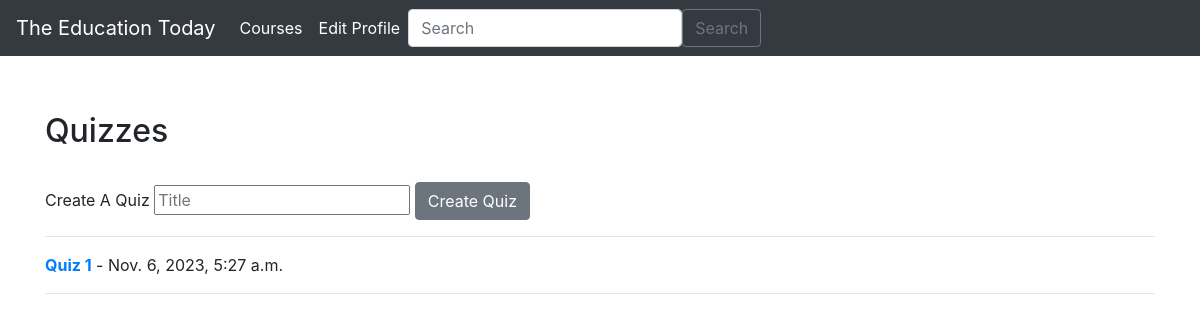
/teachers/quiz_list/1/, run on an earlier commit of the app's database.
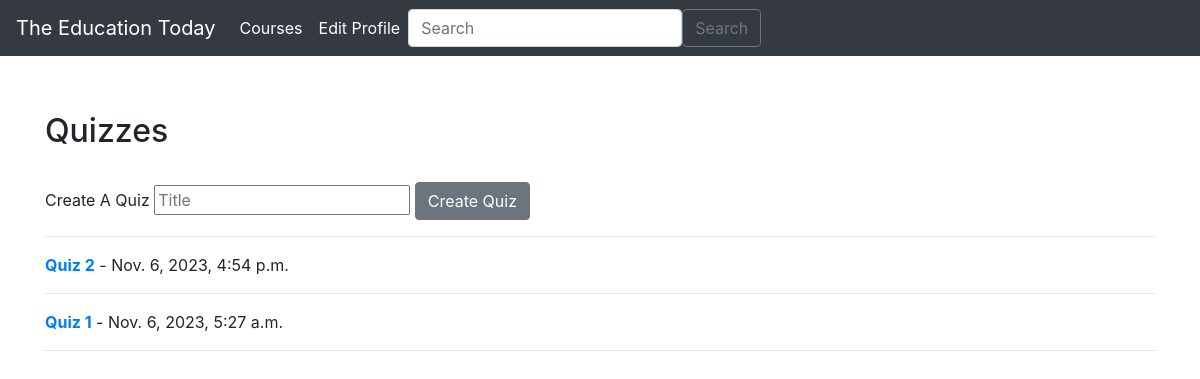
And on a later commit of the database.
### teachers/models.py (models this page shows, shortened)
class Quiz(models.Model):
    id = models.AutoField(primary_key=True)
    course = models.ForeignKey(Course, on_delete=models.CASCADE, null=True, default=1)
    title = models.CharField(max_length=255)
    author = models.ForeignKey(User, on_delete=models.CASCADE)
    date_added = models.DateTimeField(auto_now_add=True)

### teachers/views.py (the view)
# urls.py: path("quiz_list/<int:course_id>/", views.quizList, name="quiz_list"),
def quizList(request, course_id):
    course = Course.objects.get(pk=course_id)
    quizzes = Quiz.objects.filter(course=course).order_by('-date_added')
    if request.method == 'POST':
        title = request.POST.get('title')
        Quiz.objects.create(title = title, author=request.user, course=course)
        return redirect(reverse('teachers:quiz_list', args=[course_id]))
    context = {'quizzes': quizzes, 'courses': courses}
    return render(request, "teachers/quiz_list.html", context)

### teachers/templates/teachers/quiz_list.html (shortened to what this page needs)
{% extends "teachers/base.html" %}
{% block content %}
<div class="container my-2">
    <br/>
    <div id="contentwrapper">
        <div id="content">
            <br/>
            <h2>Quizzes</h2>
            <br/>
            <div id="coursediv">
                <div class="form-wrapper">
                    <form action="" method="POST" enctype="multipart/form-data" >
                        <label for="message" class="textarea-label">Create A Quiz</label>
                        <input
                            type="text"
                            name="title"
                            id="subject"
                            placeholder="Title"
                            class="textarea-input"
                        />
                        <button class="btn btn-secondary">Create Quiz</button>
                    </form>
                </div>
            </div>
            <div id="posts-wrapper">
                <hr>
                {% for quiz in quizzes %}
                <div class="quizzes" data-class-id= "{{ quiz.id }}">
                    <strong><a href="{% url 'teachers:quizzes' quiz.id %}">{{ quiz.title }}</a></strong>
                    - {{ quiz.date_added }}
                </div>
                <hr>
                {% endfor %}
            </div>
        </div>
    </div>
</div>
{% endblock %}

What changed in the data, as far as the page shows it:
added Quiz: title "Quiz 2", date_added "Nov. 6, 2023, 4:54 p.m."
